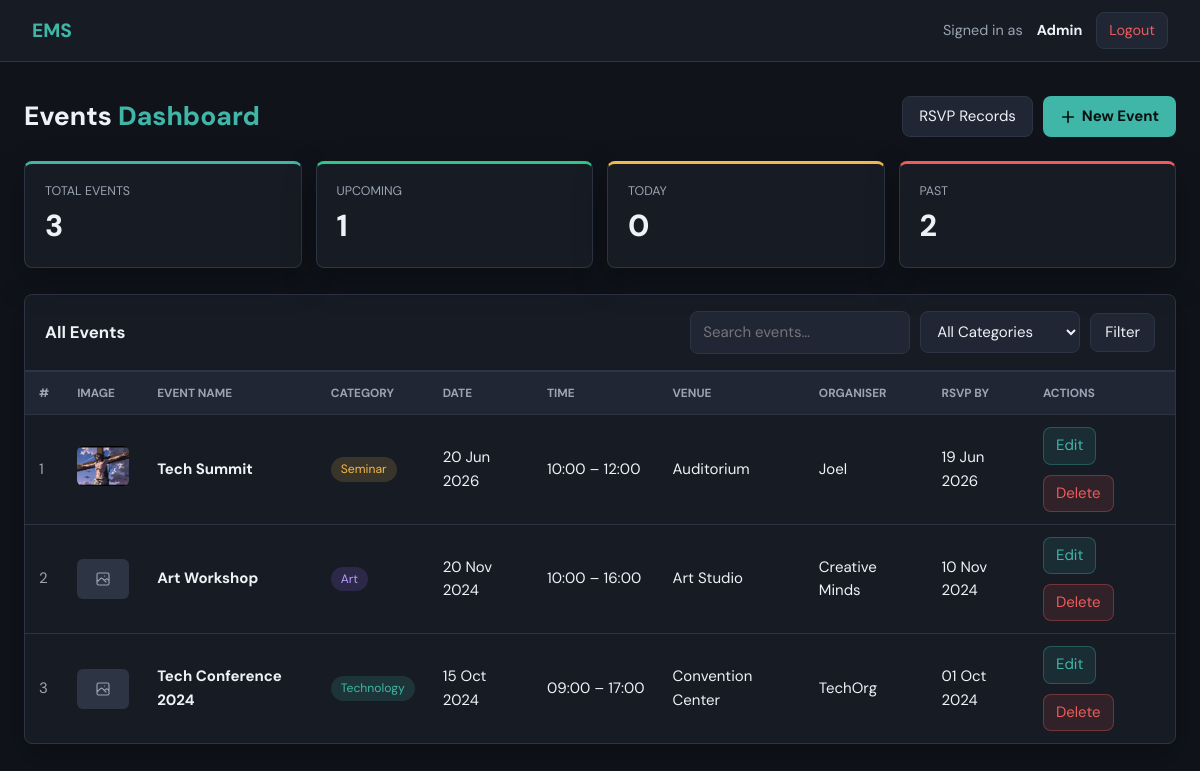
/adminDashboard.php (signed in), run on the app's committed database.
### tables this page shows
CREATE TABLE `events` (
  `Id` int NOT NULL AUTO_INCREMENT,
  `Name` varchar(250) DEFAULT NULL,
  `Category` varchar(100) DEFAULT NULL,
  `Description` text,
  `EventDate` date DEFAULT NULL,
  `StartTime` time DEFAULT NULL,
  `EndTime` time DEFAULT NULL,
  `Venue` varchar(250) DEFAULT NULL,
  `Organiser` varchar(250) DEFAULT NULL,
  `RSVPDeadline` date DEFAULT NULL,
  `CreatedBy` int DEFAULT NULL,
  `CreatedAt` timestamp NULL DEFAULT CURRENT_TIMESTAMP,
  `Image` varchar(255) DEFAULT NULL,
  PRIMARY KEY (`Id`),
  KEY `CreatedBy` (`CreatedBy`)
);

### adminDashboard.php (the view, shortened to what this page needs)
<?php
require_once 'dbconnect.php';
$total    = $conn->query("SELECT COUNT(*) AS c FROM events")->fetch_assoc()['c'];
$upcoming = $conn->query("SELECT COUNT(*) AS c FROM events WHERE EventDate >= CURDATE()")->fetch_assoc()['c'];
$past     = $conn->query("SELECT COUNT(*) AS c FROM events WHERE EventDate < CURDATE()")->fetch_assoc()['c'];
$today    = $conn->query("SELECT COUNT(*) AS c FROM events WHERE EventDate = CURDATE()")->fetch_assoc()['c'];
$search = trim($_GET['search'] ?? '');
$where  = [];
$whereSQL = $where ? 'WHERE ' . implode(' AND ', $where) : '';
$sql = "SELECT * FROM events $whereSQL ORDER BY EventDate DESC";
$stmt = $conn->prepare($sql);
$stmt->execute();
$events = $stmt->get_result();
function badgeClass($category) {
    $map = [
        'conference'  => 'badge-blue',
        'workshop'    => 'badge-green',
        'seminar'     => 'badge-yellow',
        'concert'     => 'badge-purple',
        'sport'       => 'badge-red',
        'technology'  => 'badge-blue',
        'art'         => 'badge-purple',
    ];
    return $map[strtolower($category ?? '')] ?? 'badge-blue';
}
?>
<!DOCTYPE html>
<html lang="en">
<head>
  <link rel="stylesheet" href="AdminStyles.css"/>
</head>
<body>
<div class="topbar">
  <span class="topbar-brand">EMS</span>
  <div class="topbar-user">
    Signed in as <strong><?= htmlspecialchars($_SESSION['admin_name']) ?></strong>
    <a href="logout.php" class="btn-logout">Logout</a>
  </div>
</div>
<div class="page-wrap">
  <div class="page-header">
    <h1 class="page-title">Events <span>Dashboard</span></h1>
    <div class="header-actions">
      <a href="viewRsvp.php" class="btn btn-secondary">RSVP Records</a>
      <a href="addEvent.php" class="btn btn-primary">
        <svg width="16" height="16" fill="none" viewBox="0 0 24 24" stroke="currentColor" stroke-width="2.5">
          <path stroke-linecap="round" stroke-linejoin="round" d="M12 4v16m8-8H4"/>
        </svg>
        New Event
      </a>
    </div>
  </div>
  <div class="stats-grid">
    <div class="stat-card"><div class="stat-label">Total Events</div><div class="stat-value"><?= $total ?></div></div>
    <div class="stat-card green"><div class="stat-label">Upcoming</div><div class="stat-value"><?= $upcoming ?></div></div>
    <div class="stat-card yellow"><div class="stat-label">Today</div><div class="stat-value"><?= $today ?></div></div>
    <div class="stat-card red"><div class="stat-label">Past</div><div class="stat-value"><?= $past ?></div></div>
  </div>
  <div class="card">
    <div class="card-head">
      <h2>All Events</h2>
      <form method="GET" style="display:flex;gap:10px;flex-wrap:wrap;align-items:center;">
        <input class="search-box" type="text" name="search" placeholder="Search events…"
          value="<?= htmlspecialchars($search) ?>"/>
        <select name="filter" class="search-box" style="width:160px;" onchange="this.form.submit()">
          <option value="">All Categories</option>
        </select>
        <button type="submit" class="btn btn-secondary" style="padding:7px 14px;">Filter</button>
      </form>
    </div>
    <?php if ($events->num_rows === 0): ?>
      <div class="empty-state">
        <svg width="48" height="48" fill="none" viewBox="0 0 24 24" stroke="currentColor">
          <path stroke-linecap="round" stroke-linejoin="round" stroke-width="1.5"
            d="M8 7V3m8 4V3m-9 8h10M5 21h14a2 2 0 002-2V7a2 2 0 00-2-2H5a2 2 0 00-2 2v12a2 2 0 002 2z"/>
        </svg>
        <p>No events found. <a href="addEvent.php" style="color:var(--accent)">Add the first one &rarr;</a></p>
      </div>
    <?php else: ?>
    <div style="overflow-x:auto;">
      <table>
        <thead>
          <tr>
            <th>#</th>
            <th>Image</th>
            <th>Event Name</th>
            <th>Category</th>
            <th>Date</th>
            <th>Time</th>
            <th>Venue</th>
            <th>Organiser</th>
            <th>RSVP By</th>
            <th>Actions</th>
          </tr>
        </thead>
        <tbody>
          <?php $i = 1; while ($ev = $events->fetch_assoc()): ?>
          <tr>
            <td style="color:var(--muted)"><?= $i++ ?></td>
            <td>
              <?php if (!empty($ev['Image'])): ?>
                <img src="uploads/<?= htmlspecialchars($ev['Image']) ?>"
                     alt="<?= htmlspecialchars($ev['Name']) ?>"
                     style="width:52px;height:40px;object-fit:cover;border-radius:6px;"/>
              <?php else: ?>
                <div style="width:52px;height:40px;background:var(--border);border-radius:6px;
                            display:flex;align-items:center;justify-content:center;">
                  <svg width="18" height="18" fill="none" viewBox="0 0 24 24" stroke="var(--muted)">
                    <path stroke-linecap="round" stroke-linejoin="round" stroke-width="1.5"
                      d="M4 16l4.586-4.586a2 2 0 012.828 0L16 16m-2-2l1.586-1.586a2 2 0
                         012.828 0L20 14m-6-6h.01M6 20h12a2 2 0 002-2V6a2 2 0
                         00-2-2H6a2 2 0 00-2 2v12a2 2 0 002 2z"/>
                  </svg>
                </div>
              <?php endif; ?>
            </td>
            <td><strong><?= htmlspecialchars($ev['Name'] ?? '—') ?></strong></td>
            <td>
              <?php if ($ev['Category']): ?>
                <span class="badge <?= badgeClass($ev['Category']) ?>"><?= htmlspecialchars($ev['Category']) ?></span>
              <?php else: ?>—<?php endif; ?>
            </td>
            <td><?= $ev['EventDate'] ? date('d M Y', strtotime($ev['EventDate'])) : '—' ?></td>
            <td style="white-space:nowrap;">
              <?php
                $s = $ev['StartTime'] ? date('H:i', strtotime($ev['StartTime'])) : '';
                $e = $ev['EndTime']   ? date('H:i', strtotime($ev['EndTime']))   : '';
                echo ($s && $e) ? "$s – $e" : ($s ?: '—');
              ?>
            </td>
            <td><?= htmlspecialchars($ev['Venue'] ?? '—') ?></td>
            <td><?= htmlspecialchars($ev['Organiser'] ?? '—') ?></td>
            <td><?= $ev['RSVPDeadline'] ? date('d M Y', strtotime($ev['RSVPDeadline'])) : '—' ?></td>
            <td>
              <div class="actions">
                <a href="editEvent.php?id=<?= $ev['Id'] ?>" class="btn btn-edit">Edit</a>
                <button class="btn btn-delete"
                  onclick="confirmDelete(<?= $ev['Id'] ?>, '<?= htmlspecialchars(addslashes($ev['Name'])) ?>')">
                  Delete
                </button>
              </div>
            </td>
          </tr>
          <?php endwhile; ?>
        </tbody>
      </table>
    </div>
    <?php endif; ?>
  </div>
</div>
</body>
</html>

### AdminStyles.css (style rules this page uses)
:root { --bg: #10131a; --surface: #171b24; --surface2: #202634; --border: #2d3444; --accent: #3fb6a8; --accent2: #f2b84b; --success: #31c48d; --danger: #ef5b5b; --warning: #f2b84b; --text: #eef2f6; --muted: #9aa4b2; --radius: 8px; --shadow: 0 12px 34px rgba(0,0,0,0.28); }
*, *::before, *::after { box-sizing: border-box; margin: 0; padding: 0; }
body { min-height: 100vh; font-family: 'DM Sans', Arial, sans-serif; background: var(--bg); color: var(--text); font-size: 15px; line-height: 1.55; }
.topbar { height: 62px; padding: 0 32px; background: var(--surface); border-bottom: 1px solid var(--border); display: flex; align-items: center; justify-content: space-between; position: sticky; top: 0; z-index: 10; }
.topbar-brand { color: var(--accent); font-weight: 800; font-size: 1.2rem; letter-spacing: 0; }
.topbar-user { display: flex; align-items: center; gap: 14px; color: var(--muted); font-size: 0.9rem; flex-wrap: wrap; }
.topbar-user strong { color: var(--text); }
.btn-logout { color: var(--danger); background: var(--surface2); border: 1px solid var(--border); border-radius: var(--radius); padding: 6px 12px; text-decoration: none; }
.page-wrap { max-width: 1220px; margin: 0 auto; padding: 34px 24px; }
.page-header { display: flex; align-items: center; justify-content: space-between; gap: 14px; margin-bottom: 24px; flex-wrap: wrap; }
.page-title { font-size: 1.65rem; font-weight: 800; }
.page-title span { color: var(--accent); }
.header-actions { display: flex; gap: 10px; flex-wrap: wrap; }
.stats-grid { display: grid; grid-template-columns: repeat(4, minmax(150px, 1fr)); gap: 14px; margin-bottom: 26px; }
.stat-card, .card, .form-wrap { background: var(--surface); border: 1px solid var(--border); border-radius: var(--radius); box-shadow: var(--shadow); }
.stat-card { padding: 18px 20px; border-top: 3px solid var(--accent); }
.stat-card.green { border-top-color: var(--success); }
.stat-card.yellow { border-top-color: var(--warning); }
.stat-card.red { border-top-color: var(--danger); }
.stat-label { color: var(--muted); font-size: 0.78rem; text-transform: uppercase; }
.stat-value { font-size: 1.9rem; font-weight: 800; }
.card { overflow: hidden; }
.card-head { padding: 16px 20px; border-bottom: 1px solid var(--border); display: flex; align-items: center; justify-content: space-between; gap: 12px; flex-wrap: wrap; }
.card-head h2 { font-size: 1.05rem; }
.search-box, input, select, textarea { background: var(--surface2); border: 1px solid var(--border); border-radius: var(--radius); color: var(--text); padding: 9px 12px; font: inherit; }
.search-box { width: 220px; }
table { width: 100%; border-collapse: collapse; }
thead tr { background: var(--surface2); }
th, td { padding: 12px 14px; text-align: left; border-top: 1px solid var(--border); }
th { color: var(--muted); font-size: 0.74rem; text-transform: uppercase; font-weight: 700; }
.badge { display: inline-block; padding: 3px 10px; border-radius: 999px; font-size: 0.76rem; }
.badge-blue { background: rgba(63,182,168,0.16); color: var(--accent); }
.badge-yellow { background: rgba(242,184,75,0.16); color: var(--warning); }
.badge-purple { background: rgba(151,111,255,0.16); color: #b89cff; }
.actions, .form-actions, .modal-actions { display: flex; gap: 10px; flex-wrap: wrap; }
.btn { display: inline-flex; align-items: center; justify-content: center; gap: 6px; border: 1px solid transparent; border-radius: var(--radius); padding: 8px 16px; text-decoration: none; font: inherit; cursor: pointer; white-space: nowrap; }
.btn-primary { background: var(--accent); color: #08110f; font-weight: 700; }
.btn-secondary { background: var(--surface2); border-color: var(--border); color: var(--text); }
.btn-edit { background: rgba(63,182,168,0.12); color: var(--accent); border-color: rgba(63,182,168,0.32); padding: 6px 12px; }
.btn-delete { background: rgba(239,91,91,0.12); color: var(--danger); border-color: rgba(239,91,91,0.34); padding: 6px 12px; }

### data on the page
events: Image (picture), Name "Tech Summit", Category "Seminar", EventDate "20 Jun 2026", StartTime "10:00", EndTime "12:00", Venue "Auditorium", Organiser "Joel", RSVPDeadline "19 Jun 2026"
events: Name "Art Workshop", Category "Art", EventDate "20 Nov 2024", StartTime "10:00", EndTime "16:00", Venue "Art Studio", Organiser "Creative Minds", RSVPDeadline "10 Nov 2024"
events: Name "Tech Conference 2024", Category "Technology", EventDate "15 Oct 2024", StartTime "09:00", EndTime "17:00", Venue "Convention Center", Organiser "TechOrg", RSVPDeadline "01 Oct 2024"

### other printed values
$_SESSION['admin_name'] "Admin"
$total "3"
$upcoming "1"
$today "0"
$past "2"
